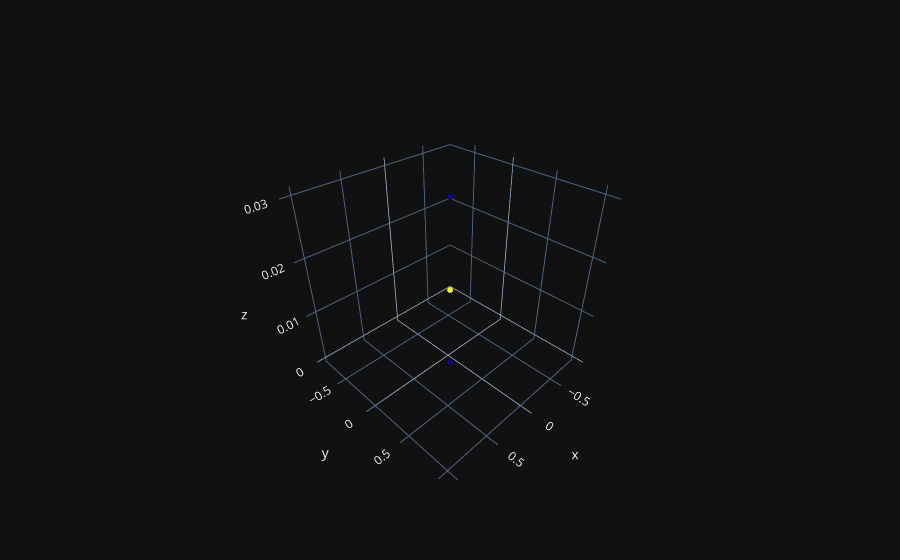

Notebook code cell kept with this figure:
### Code cell
import plotly.graph_objects as go

fig = go.Figure(data=[
    go.Scatter3d(
        x=X_train[0], y=X_train[1], z=X_train[2], mode='markers', marker=dict(size=2, color=y_train1)
    )
])
fig.show()

### Figure 1 — Plotly figure (JSON) as saved in the notebook; plotly's stock layout.template omitted (floating-point values rounded to 4 significant figures; data arrays with more than 128 entries replaced by an {"elided": "..."} marker saying what was removed)
{"data": [{"marker": {"color": {"elided": "300 int values"}, "size": 2}, "mode": "markers", "x": [0.1061, 0.1061, 0.1061], "y": [0.1364, 0.1364, 0.1364], "z": [0.0, 0.0303, 0.01515], "type": "scatter3d"}], "layout": {}}
